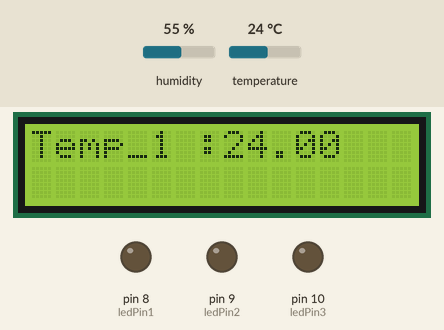
Recording of a sketch running on a simulated Arduino Uno, built with avr-gcc and run on an emulated ATmega328P. Parts: 16×2 character LCD, output pins drawn as LEDs (lit = HIGH). The inputs (shaded band) are chosen by the test bench; at power-on: temperature 24 °C, humidity 55 %. What the sketch prints to the serial monitor is not drawn.

Above: at 1.2 s.
1.3 s: temperature set to 12 °C
At 7.8 s:
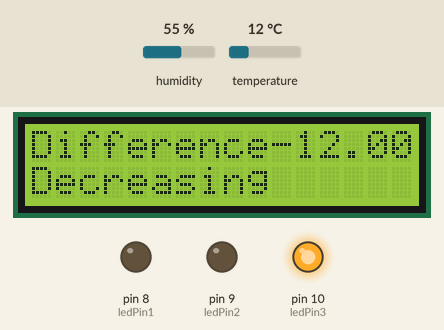
12.1 s: temperature set to 19 °C
At 19.6 s:
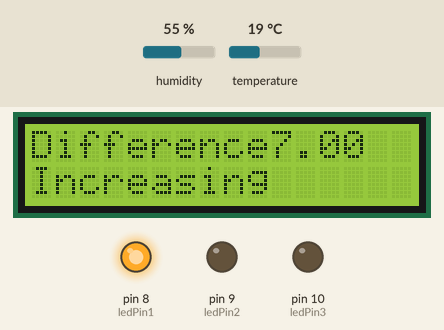
22.9 s: temperature set to 28 °C
At 28.5 s:
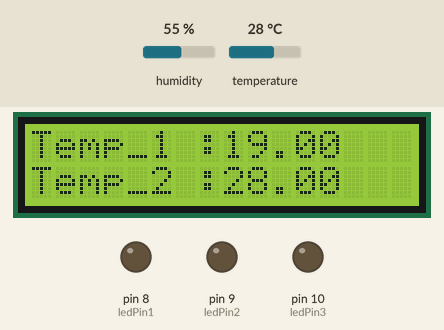
Timing chart, 0 to 52.9 s (numbered marks = the images above; inputs shaded):
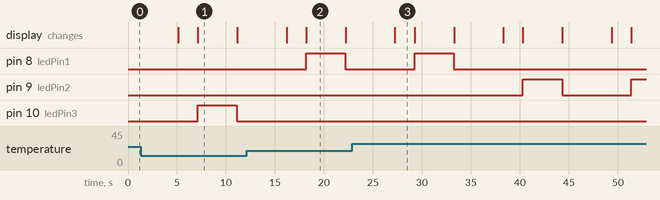

The sketch:

Task3_with_LED.ino
```cpp
#include<dht.h>
#include<LiquidCrystal.h>
LiquidCrystal lcd(12,11,5,4,3,2);

dht ob;
const int ledPin1 =8; // for blue LED
const int ledPin2 =9; // for Green LED
const int ledPin3 =10; //for Red LED

void setup() {
  // put your setup code here, to run once:
  Serial.begin(9600);
  lcd.begin(16,2);
  pinMode(ledPin1, OUTPUT); //blue LED
  pinMode(ledPin2, OUTPUT);
  pinMode(ledPin3, OUTPUT);

}

void loop() {
  // put your main code here, to run repeatedly:

ob.read11(A0);
Serial.println("");
Serial.print("Temp_1 :");
Serial.print(ob.temperature);
float t1=ob.temperature;

lcd.clear();
lcd.setCursor(0,0);
lcd.print("Temp_1 :");
lcd.print(t1);


delay(5000);    //5 second delay to get the next temperature value

ob.read11(A0);
Serial.print("Temp_2 :");
Serial.print(ob.temperature);
float t2=ob.temperature;
Serial.println("");

lcd.setCursor(0,1);
lcd.print("Temp_2 :");
lcd.print(t2);


float  difference;
difference=t2-t1;

delay(2000);
lcd.clear();
lcd.setCursor(0,0);
lcd.print("Difference");
lcd.print(difference);

lcd.setCursor(0,1);

Serial.print("Difference :");
Serial.print(difference);
Serial.println("");

if(difference>0)                 //Temp is increasing.
{
  digitalWrite(ledPin1, HIGH);  //GREEN LIGHT
  Serial.print(" Temperature is increasing");
  lcd.print("Increasing");
}
else if(difference<0)           //Temp is increasing.
{
  digitalWrite(ledPin3, HIGH);  //RED
    Serial.print(" Temperature is decreasing");
    lcd.print("Decreasing");
}
else{                           //Temp is Constant.
  digitalWrite(ledPin2, HIGH);  //YELLOW
    Serial.print(" Temperature is Constant");
    lcd.print("Constant");
}

delay(4000);
digitalWrite(ledPin3, LOW);  //RED LIGHT
digitalWrite(ledPin1, LOW);  //BLUE
digitalWrite(ledPin2, LOW);  //GREEN
}
```

Measured:
- after the input at 1.3 s, pin 9 (ledPin2): stays LOW (without the input it goes to HIGH after 5.8 s); pin 10 (ledPin3): LOW → HIGH after 5.8 s, → LOW 4.0 s later
- after the input at 12.1 s, pin 8 (ledPin1): LOW → HIGH after 6.1 s, → LOW 4.0 s later; pin 9 (ledPin2): stays LOW (without the input it goes to HIGH after 6.1 s)
- after the input at 22.9 s, pin 8 (ledPin1): LOW → HIGH after 6.3 s, → LOW 4.0 s later
- what the display in image 1 shows lasts 4.1 s, from 7.1 s to 11.2 s
